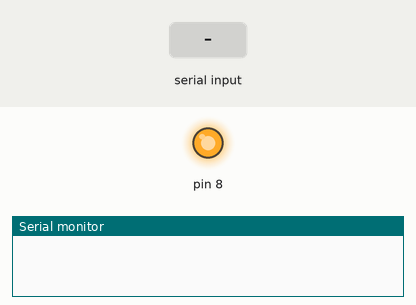
A sketch run on a simulated Arduino Uno, built with avr-gcc and run on an emulated ATmega328P. On the bench: output pins drawn as LEDs (lit = HIGH), the last lines printed to the serial monitor. The test bench sets the inputs (shaded band).

Above: at 1.2 s.
1.3 s: "1" received over Serial
At 2.0 s:
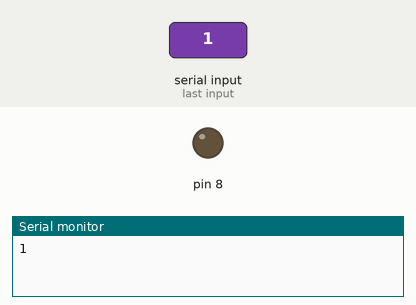
2.8 s: "0" received over Serial
At 3.3 s:
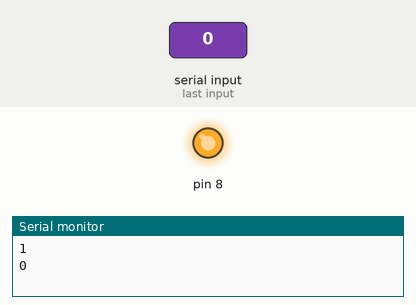
Timing chart, 0 to 5.8 s (numbered marks = the images above; inputs shaded):
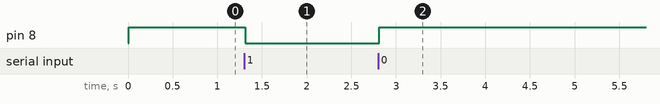

Measured:
- after the input at 1.3 s, pin 8: HIGH → LOW at once
- after the input at 2.8 s, pin 8: LOW → HIGH at once

The sketch:

Relay_Test.ino
```cpp
char Num;
void setup() {
 pinMode(8,OUTPUT);
 Serial.begin(9600);
}

void loop() {
  //讀取序列埠傳入的字元
  if(Serial.available()){
    Num=Serial.read();
    Serial.println(Num);
  }
  delay(10);
  if(Num=='1'){
    digitalWrite(8,LOW); //低電平觸發，LOW時繼電器觸發
  }
  else{
    digitalWrite(8,HIGH);
  }
}
```
